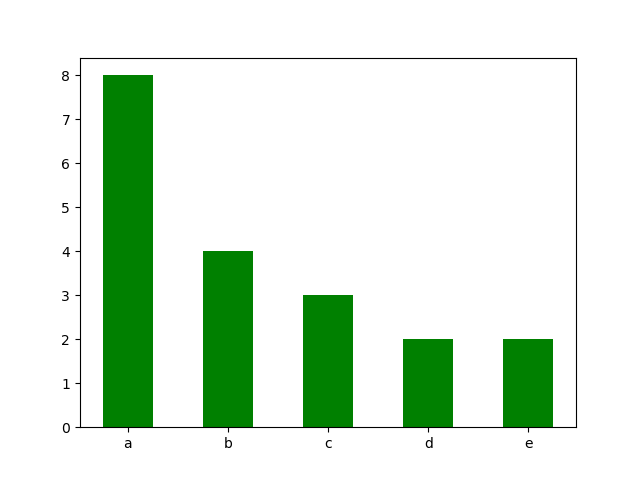

Reproduce this figure in Python.
""" p5_23.py """

import matplotlib.pyplot as plt
import numpy as np

l = np.array(["a", "b", "c", "d", "e"])
v = np.array([8, 4, 3, 2, 2])

fig, ax = plt.subplots()
ax.bar(l, v, color="Green", width=0.5)
# plt.show()
plt.savefig("p5_23.png")
